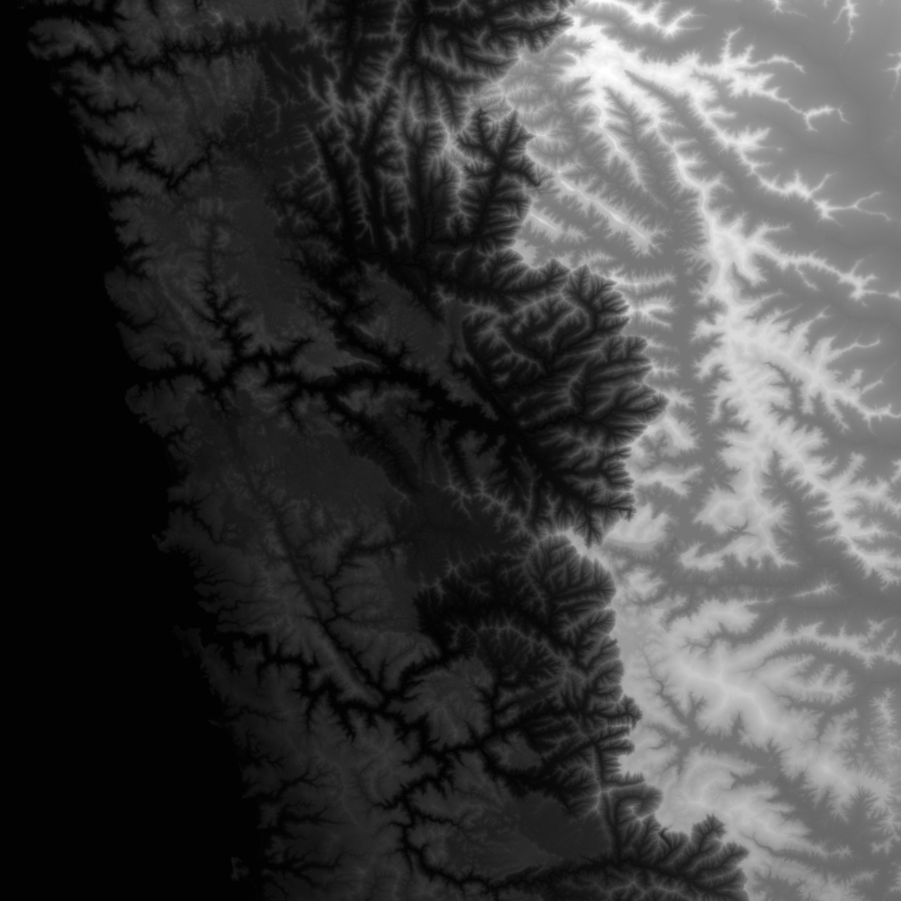
#> input picture N17E073.jpg, 3601 x 3601 px (shown at 1/4 size)
$ python Image_preprocessing.py
#> lines starting #> are read from the running program, lines starting #| are printed output that depends on the picture
from PIL import Image
import numpy as np

# Load and preprocess the elevation map image
image_path = "N17E073.jpg"  # Ensure the correct path
img = Image.open(image_path).convert("L")  # Convert to grayscale
#> img is the input picture: PIL image 3601x3601 L; min 0, max 255, mean 66.1
img = img.resize((256, 256))  # Resize to 256x256
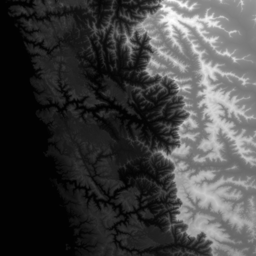
#> img: PIL image 256x256 L; min 1, max 255, mean 66.1
map_array = np.array(img, dtype=np.uint8)  # Convert to numpy array

$ run again, with TEST-N47W124.jpg copied over N17E073.jpg
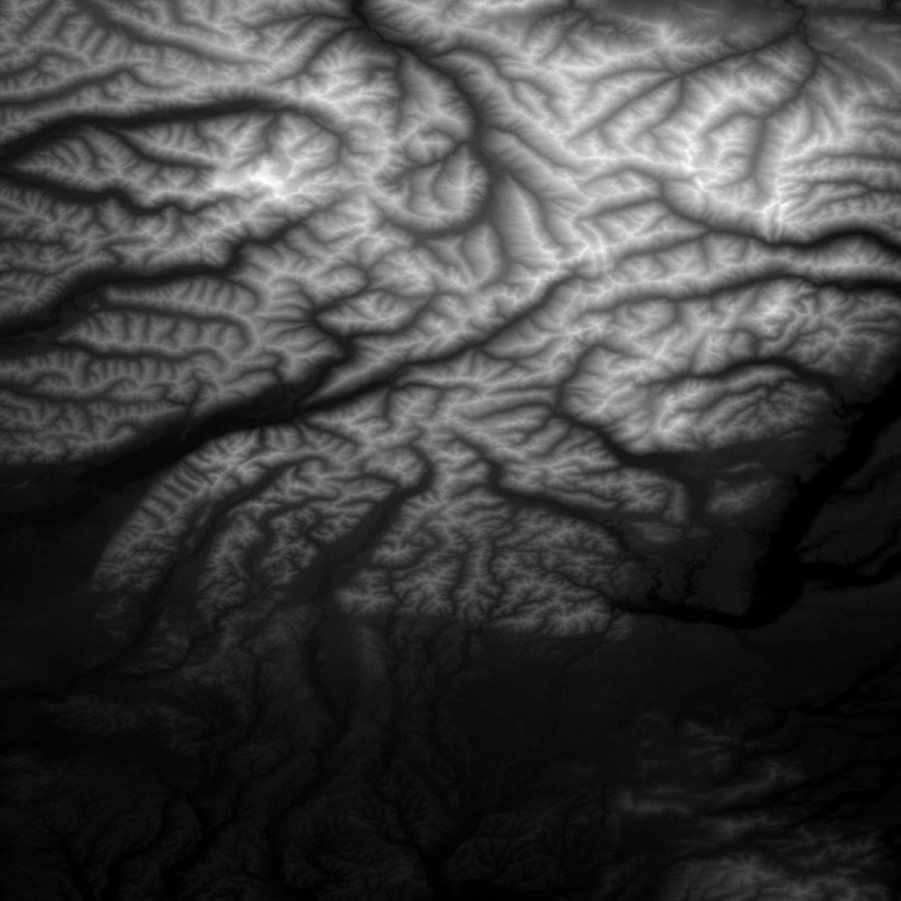
#> input picture TEST-N47W124.jpg, 3601 x 3601 px (shown at 1/4 size)
#> img is the input picture: PIL image 3601x3601 L; min 0, max 255, mean 66.7
#> `img = img.resize((256, 256))`:
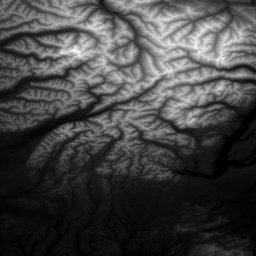
#> img: PIL image 256x256 L; min 0, max 255, mean 66.7
